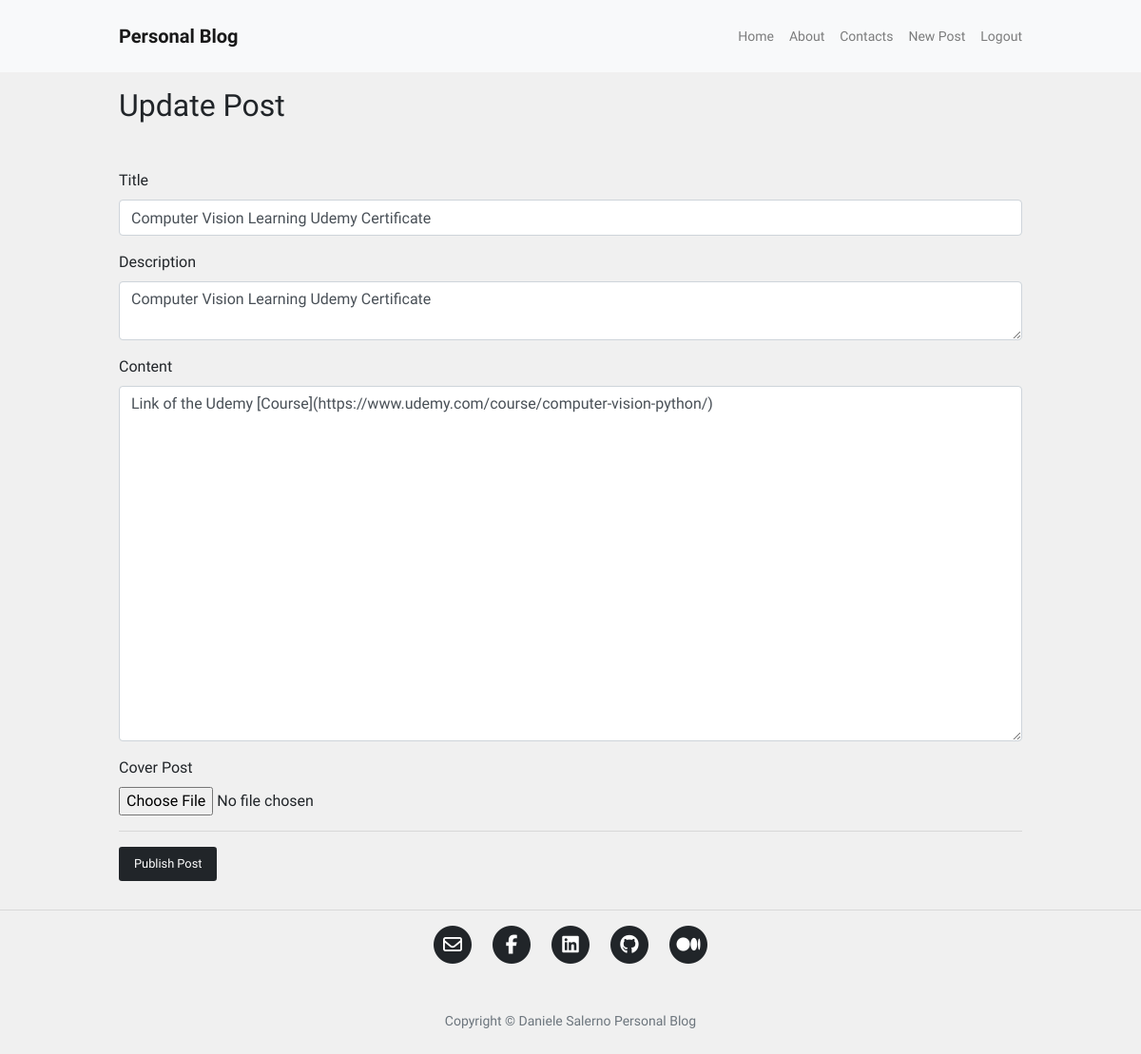
The page /post/9/update (signed in) on the database as committed earlier.
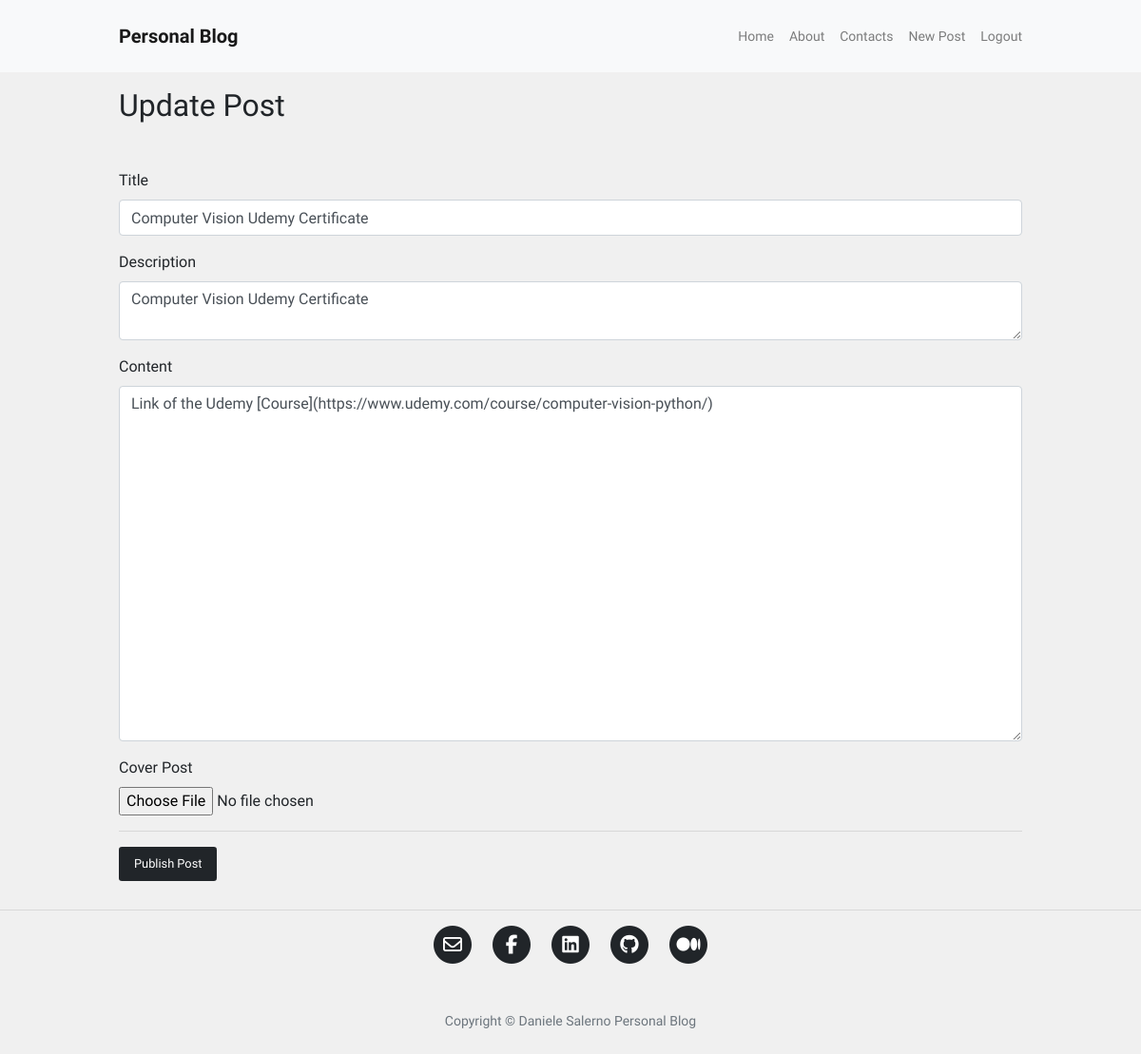
The same page on the database as committed later.
### blog/models.py (models this page shows, shortened)
class Post(db.Model):
    id = db.Column(db.Integer, primary_key=True)
    user_id = db.Column(db.Integer, db.ForeignKey('user.id'), nullable=False)
    insert_time = db.Column(db.DateTime, default=datetime.now)
    title = db.Column(db.String(120), nullable=False)
    description = db.Column(db.String(240))
    body = db.Column(db.Text(), nullable=False)
    slug = db.Column(db.String(250))
    image = db.Column(db.String(120))

### blog/routes.py (the view)
@app.route("/post/<int:post_id>/update", methods=["GET", "POST"])
@login_required
def post_update(post_id):
    post_instance = Post.query.get_or_404(post_id)
    if post_instance.author != current_user:
        abort(403)
    form = PostForm()
    if form.validate_on_submit():
        post_instance.title = form.title.data
        post_instance.description = form.description.data
        post_instance.body = form.body.data
        if form.image.data:
            try:
                image = save_picture(form.image.data)
                post_instance.image = image
            except Exception:
                db.session.commit()
                flash('Error occoured during image upload')
                return redirect(url_for('post_update', post_id=post_instance.id))
        db.session.commit()
        return redirect(url_for('post_detail', post_slug=post_instance.slug))
    elif request.method == "GET":
        form.title.data = post_instance.title
        form.description.data = post_instance.description
        form.body.data = post_instance.body
    post_image = post_instance.image or None
    return render_template("post_editor.html", form=form, post_image=post_image)

### blog/forms.py
class PostForm(FlaskForm):
    title = StringField('Title',
                        validators=[DataRequired('Mandatory Field!'),
                        Length(min=3, max=120, message="title range from 3 to 120 chars")]
                        )
    description = TextAreaField('Description',
                                validators=[Length(max=240, message="description no more than 240 chars")]
                        )
    body = TextAreaField('Content', validators=[DataRequired('Mandatory Field!')])
    image = FileField('Cover Post', validators=[FileAllowed(['jpg', 'jpeg', 'png'])])
    submit = SubmitField('Publish Post')

### blog/models.py (called while the page is built)
@login_manager.user_loader
def load_user(id):
    return User.query.get(int(id))

### blog/templates/post_editor.html (shortened to what this page needs)
{% extends 'base.html' %}
{% block content %}
<div class="container content-container mt-3 px-3 px-lg-0">
    {% if request.path == "/create-post" %}
    <h2>Create New Post</h2>
    {% else %}
    <h2>Update Post</h2>
    {% endif %}
    <div class="row no-gutters">
        <div class="col">
            <form method="POST" enctype="multipart/form-data" novalidate>
                <div class="form-group">
                    {{ form.title.label }}
                    {{ form.title(class="form-control") }}
                </div>
                <div class="form-group">
                    {{ form.description.label }}
                    {{ form.description(class="form-control") }}
                </div>
                <div class="form-group">
                    {{ form.body.label }}
                    {{ form.body(class="form-control", rows=15) }}
                </div>
                <div class="form-group">
                    {{ form.image.label }}
                    {{ form.image(class="form-control-file") }}
                </div>
                <hr>
                {{ form.submit(class="btn btn-sm btn-outline-secondary mouse-cursor-gradient-tracking") }}
            </form>
        </div>
    </div>
</div>
{% endblock %}

Rows that differ between the two databases and show on the page:
changed Post "Link of the Udemy [Course](https://www.udemy.com/course/computer-vision-python/)": title "Computer Vision Learning Udemy Certificate" → "Computer Vision Udemy Certificate"; description "Computer Vision Learning Udemy Certificate" → "Computer Vision Udemy Certificate"
